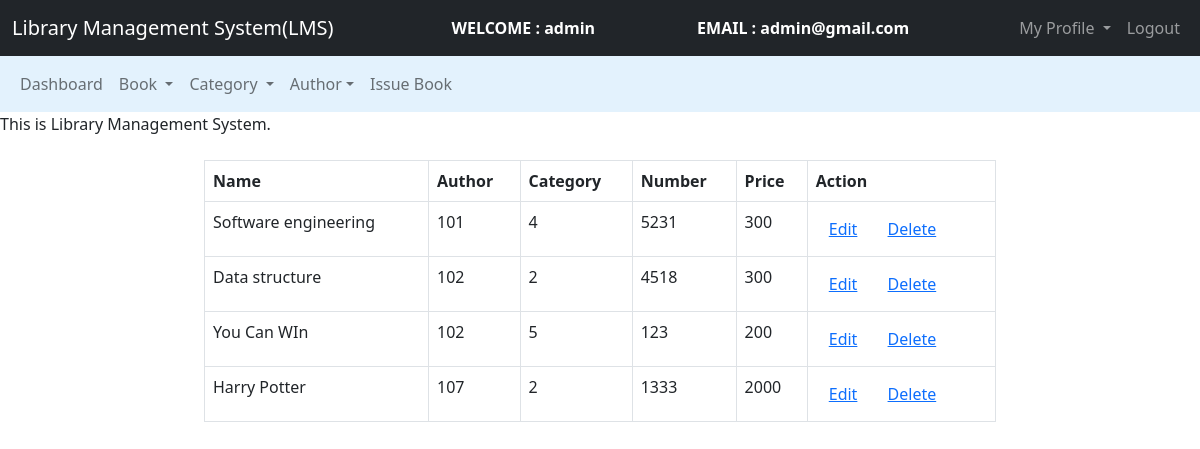
Screenshot of /Admin/Book/manage_book.php (signed in) with the database file from the repository.
### tables this page shows
CREATE TABLE `books` (
  `book_id` int(11) NOT NULL,
  `book_name` varchar(250) NOT NULL,
  `author_id` int(11) NOT NULL,
  `cat_id` int(11) NOT NULL,
  `book_no` int(11) NOT NULL,
  `book_price` int(11) NOT NULL
);

### Admin/Book/manage_book.php (the view, shortened to what this page needs)
<!DOCTYPE html>
<html>
<head>
    <link href="https://cdn.jsdelivr.net/npm/bootstrap@5.0.0-beta2/dist/css/bootstrap.min.css" rel="stylesheet">
</head>
<body>
<nav class="navbar navbar-expand-lg navbar-dark bg-dark">
        <div class="container-fluid">
            <div class="navbar-header">
                <a class="navbar-brand" href="../admin_dashboard.php">Library Management System(LMS)</a>
            </div>
            <font style="color: white">
                <span>
                    <strong>
                        WELCOME : <?php echo $_SESSION['name']; ?></strong>
                </span>
            </font>
            <font style="color: white">
                <span>
                    <strong>
                        EMAIL : <?php echo $_SESSION['email']; ?></strong>
                </span>
            </font>
            <ul class="nav navbar-nav navbar-right">
                <li class="nav-item dropdown">
                    <a class="nav-link dropdown-toggle" data-toggle="dropdown">
                        My Profile
                    </a>
                </li>
                <li class="nav-item"><a class="nav-link" href="../../logout.php">
                        Logout
                    </a></li>
            </ul>
        </div>
    </nav>
    <nav class="navbar navbar-expand-lg navbar-light" style="background-color: #e3f2fd">
        <div class="container-fluid">
            <ul class="nav navbar-nav navbar-center">
                <li class="nav-item">
                    <a href="../admin_dashboard.php" class="nav-link">
                        Dashboard
                    </a>
                </li>
                <li class="nav-item dropdown ">
                    <a class="nav-link dropdown-toggle" data-toggle="dropdown"> Book </a>
                </li>
                <li class="nav-item dropdown ">
                    <a class="nav-link dropdown-toggle" data-toggle="dropdown"> Category </a>
                </li>
                <li class="nav-item dropdown ">
                    <a class="nav-link dropdown-toggle" data-toggle="dropdown"> Author</a>
                </li>
                <li class="nav-item">
                    <a href="../Book/issue_book.php" class="nav-link">
                        Issue Book</a>
                </li>
            </ul>
        </div>
    </nav>
    <span>
        <marquee> This is Library Management System. </marquee>
    </span><br>
    <div class="row">
		<div class="col-md-2"></div>
		<div class="col-md-8">
			<table class="table table-bordered table-hover">
				<thead>
					<tr>
						<th>Name</th>
						<th>Author</th>
						<th>Category</th>
						<th>Number</th>
						<th>Price</th>
						<th>Action</th>
					</tr>
				</thead>
				<?php
					$connection = mysqli_connect("localhost","root","");
					$query = "select * from books";
					$query_run = mysqli_query($connection,$query);
					while($row = mysqli_fetch_assoc($query_run)){
				?>
						<tr><td><?php echo $row['book_name'];?></td>
							<td><?php echo $row['author_id'];?></td>
							<td><?php echo $row['cat_id'];?></td>
							<td><?php echo $row['book_no'];?></td>
							<td><?php echo $row['book_price'];?></td>
							<td>
                            <button class="btn" name=""><a href="edit_book.php?bn=<?php echo $row['book_no'];?>">Edit</a></button>
							<button class="btn" name=""><a href="delete_book.php?bn=<?php echo $row['book_no'];?>">Delete</a></button>
							</td>
						</tr>
						<?php
					}
				?>
			</table>
		</div>
		<div class="col-md-2"></div>
	</div>
</body>
</html>

### rows the page displays
books: book_name "Software engineering", author "101", cat "4", book_no "5231", book_price "300"
books: book_name "Data structure", author "102", cat "2", book_no "4518", book_price "300"
books: book_name "You Can WIn", author "102", cat "5", book_no "123", book_price "200"
books: book_name "Harry Potter", author "107", cat "2", book_no "1333", book_price "2000"

### other values shown
$_SESSION['name'] "admin"
$_SESSION['email'] "admin@gmail.com"
